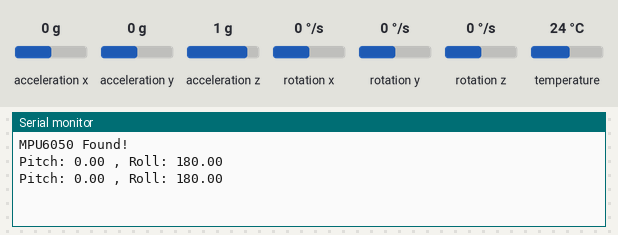
This sketch was run on a simulated Arduino Uno, built with avr-gcc and run on an emulated ATmega328P. On the bench: the last lines printed to the serial monitor. The inputs (shaded band) are chosen by the test bench; at power-on: acceleration x 0 g, acceleration y 0 g, acceleration z 1 g, rotation x 0 °/s, rotation y 0 °/s, rotation z 0 °/s, temperature 24 °C.

Above: at 1.2 s.
1.3 s: acceleration x set to -1.4 g
At 1.9 s:
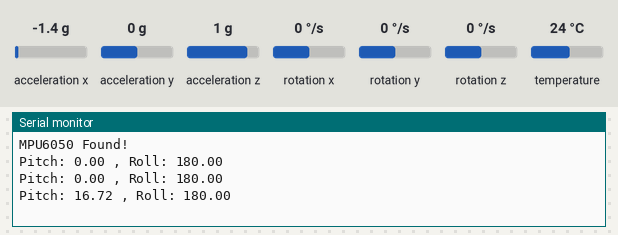
2.8 s: acceleration y set to -1.4 g
At 3.5 s:
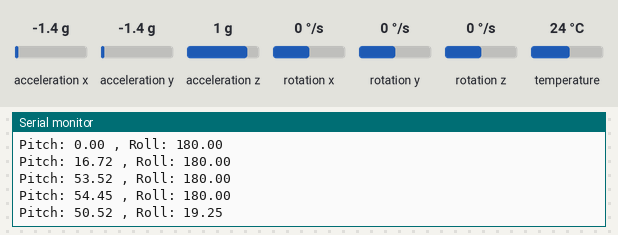
4.3 s: acceleration z set to -1.4 g
At 5.0 s:
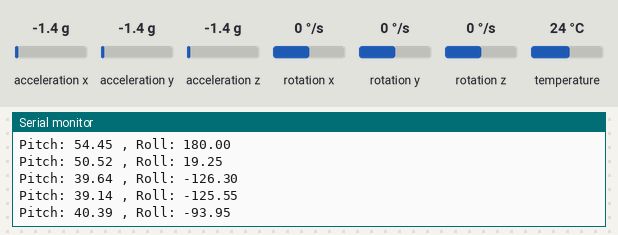
Timing chart, 0 to 7.3 s (numbered marks = the images above; inputs shaded):
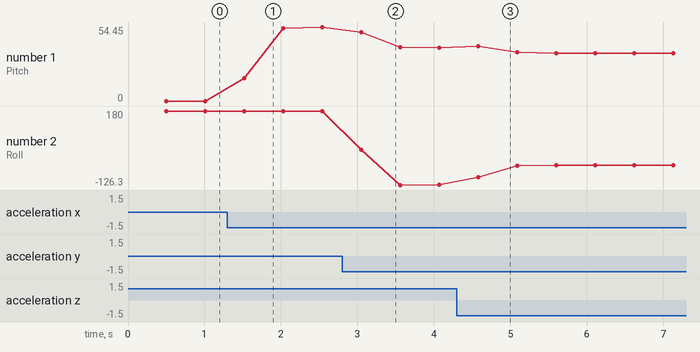

The sketch:

TiltSensingV3.2.ino
```cpp
#include <Adafruit_MPU6050.h>
#include <Adafruit_Sensor.h>
#include <Wire.h>
#include <math.h>

Adafruit_MPU6050 mpu;

//Filter variables
float filteredX = 0;
float filteredY = 0;
float filteredZ = 0;
float alpha = 0.1; //Adjust this (0.05 to 0.5) to balance smoothness vs lag

//Averaging variables
float sumPitch = 0;
float sumRoll = 0;
int sampleCount = 0;
unsigned long lastReportTime = 0;
const unsigned long reportInterval = 500; // 0.5 seconds

void setup() {
  Serial.begin(115200);

  // Initialize the sensor
  if (!mpu.begin()) {
    Serial.println("Failed to find MPU6050 chip");
    while (1) { delay(10); }
  }

  Serial.println("MPU6050 Found!");
  //Set filter with a baseline reading
  sensors_event_t a, g, temp;
  mpu.getEvent(&a, &g, &temp);
  filteredX = a.acceleration.x;
  filteredY = a.acceleration.y;
  filteredZ = a.acceleration.z;
}

void loop() {
  sensors_event_t a, g, temp;
  mpu.getEvent(&a, &g, &temp);

  //Low-Pass Filter formula
  filteredX = (alpha * a.acceleration.x) + ((1.0 - alpha) * filteredX);
  filteredY = (alpha * a.acceleration.y) + ((1.0 - alpha) * filteredY);
  filteredZ = (alpha * a.acceleration.z) + ((1.0 - alpha) * filteredZ);

  //calculate tilt angle
  float roll = atan2(filteredY, -filteredZ) * 180.0 / M_PI;
  float pitch = atan2(-filteredX, sqrt(filteredY * filteredY + filteredZ * filteredZ)) * 180.0 / M_PI;

  //add for the average
  sumPitch += pitch;
  sumRoll += roll;
  sampleCount++;

  //send to output
  if (millis() - lastReportTime >= reportInterval) {
    float avgPitch = sumPitch / sampleCount;
    float avgRoll = sumRoll / sampleCount;

    //send data
    Serial.print("Pitch: ");
    Serial.print(avgPitch, 2); //2 decimal places
    Serial.print(" , Roll: ");
    Serial.println(avgRoll, 2);

    //reset counts
    sumPitch = 0;
    sumRoll = 0;
    sampleCount = 0;
    lastReportTime = millis();
  }

  delay(10); //100 samples per second
}
```

Measured:
- after the input at 1.3 s, the serial monitor: prints a new line after 0.22 s (image 1)
- after the input at 2.8 s, the serial monitor: prints a new line after 0.25 s (image 2)
- after the input at 4.3 s, the serial monitor: prints a new line after 0.28 s (image 3)
- plotted number 1: 0 → 54.45 after the input at 1.3 s, 54.45 → 39.14 after the input at 2.8 s, 39.14 → 35.26 after the input at 4.3 s
- plotted number 2: 180 → -125.55 after the input at 2.8 s, -125.55 → -45 after the input at 4.3 s
